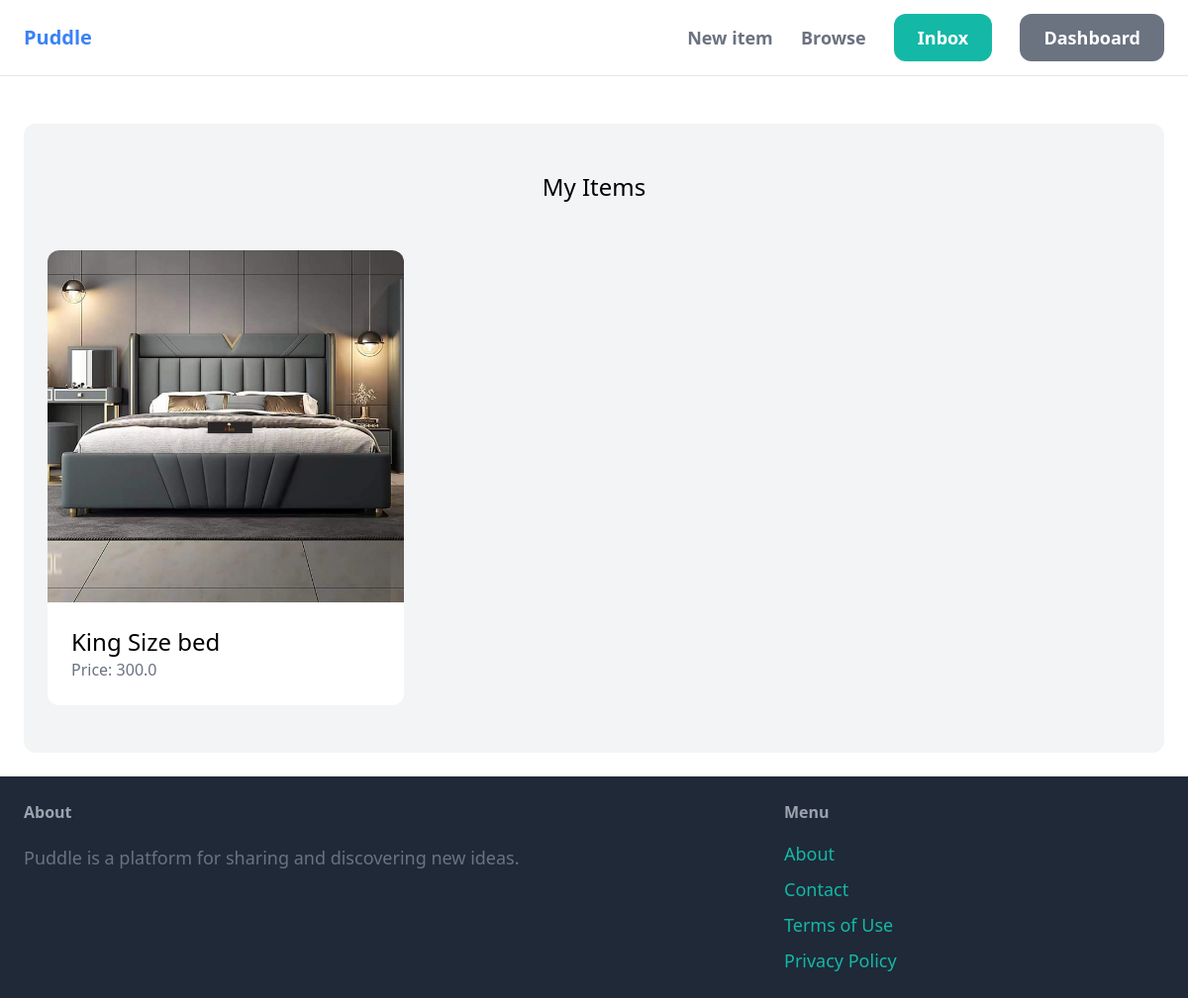
Before: /dashboard/ (signed in) with the older database file.
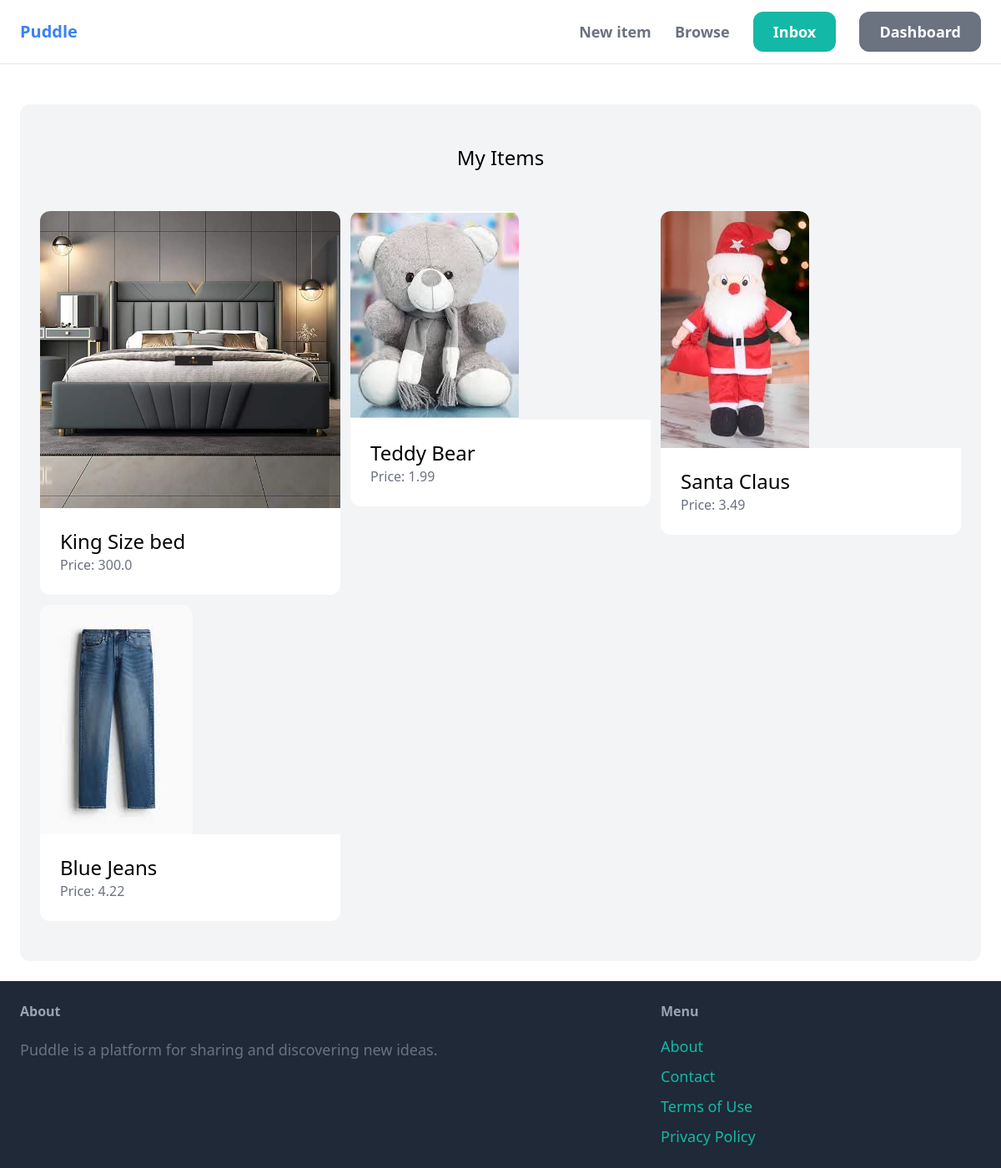
After: the same page with the newer database file.
### item/models.py (models this page shows, shortened)
class Item(models.Model):
    category = models.ForeignKey(Category,related_name='items',on_delete=models.CASCADE)
    name = models.CharField(max_length=255)
    description = models.TextField(blank=True,null=True)
    price = models.FloatField()
    image = models.ImageField(upload_to='items_image',blank=True, null=True)
    is_sold = models.BooleanField(default=False)
    created_by = models.ForeignKey(User, related_name='items', on_delete=models.CASCADE)
    created_at = models.DateTimeField(auto_now_add=True)

### dashboard/views.py (the view)
# urls.py: path('', views.index, name='index'),
@login_required
def index(request):
    items = Item.objects.filter(created_by=request.user)
    return render(request, 'dashboard/index.html', {
        'items': items
    })

### dashboard/templates/dashboard/index.html (shortened to what this page needs)
{% extends 'core/base.html' %}
{% block content %}
<div class="mt-6 px-6 py-12 bg-gray-100 rounded-xl">
    <h2 class="mb-12 text-2xl text-center"> My Items</h2>
    <div class="grid grid-cols-3 gap-3">
        {% for item in items %}
        <div>
            <a href="{% url 'item:detail' item.id %}">
                <div>
                    <img src="{{item.image.url}}" class="rounded-t-xl">
                </div>
                <div class="p-6 bg-white rounded-b-xl">
                    <h2 class="text-2xl">{{item.name}}</h2>
                    <p class="text-gray-500">Price: {{item.price}}</p>
                </div>
            </a>
        </div>
        {% endfor %}
    </div>
</div>
{% endblock %}

Changed rows visible on the page:
added Item: image (picture), name "Teddy Bear", price "1.99"
added Item: image (picture), name "Santa Claus", price "3.49"
added Item: image (picture), name "Blue Jeans", price "4.22"
